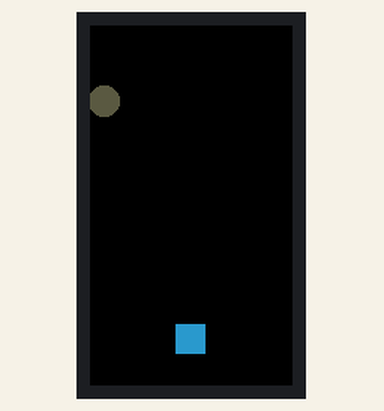
Simulated run of this sketch. Board: ESP32. On the bench: 135×240 colour display. Random numbers use the default seed unless the sketch sets one.

Above: at 0.3 s.
At 5.1 s:
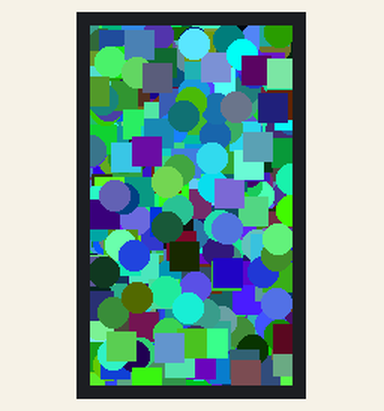
At 9.91 s:
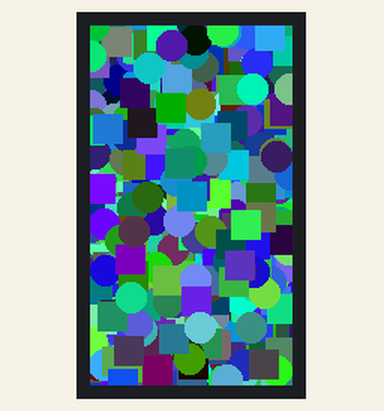
At 19.82 s:
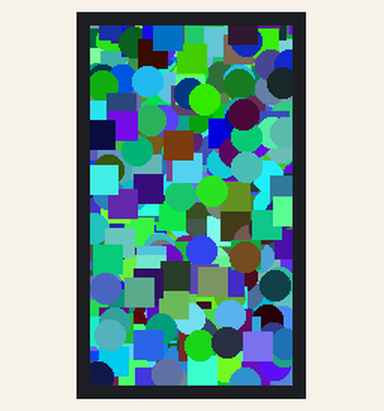
At 29.73 s:
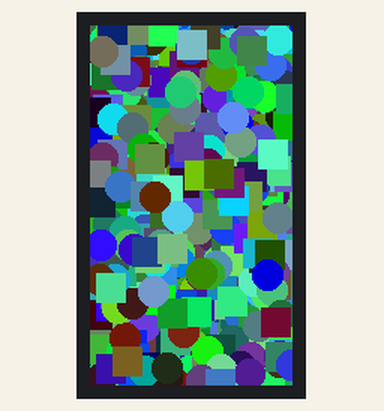
At 39.65 s:
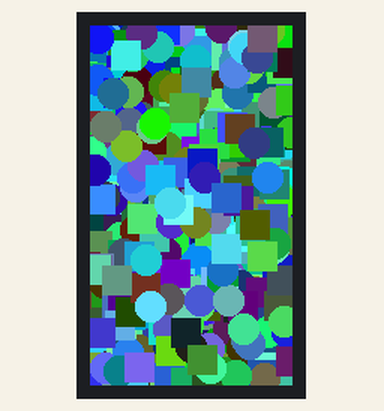

The sketch:

displayTest.ino
```cpp
/**
*я немнрго подправил код но если вы хотите то можете исправить и результат будет тот же
*.
⠄⠄⠄⠸⣿⡛⠷⣦
⢀⣄⠄⠄⠈⠻⣦⡀⢙⣤
⢸⡟⢷⣄⠄⠄⣨⡷⠄⢻⡇
⠘⣷⡀⠙⠷⠾⠋⠄⠄⠺⣧⣀⣴⠶⢶⡄
 ⠈⠻⢶⣤⣤⣤⣄⣀⣀⣼⠟⠁⠄⢠⣿⠶⣦⡀
       ⠈⢩⡿⠋⠙⠛⠷⣦⣴⣟⠁⠄⣸⣧⣤⣄
      ⣰⡟⠁⠄⠄⠄⠄⠄⠉⠛⢷⣾⠋⠄⠄⣿⣤⣄⡀
     ⣼⠏⠄⠄⠄⣠⡶⠶⣶⣤⣤⣾⡃⠄⣠⡾⠋⠄⢙⣷
     ⢿⡄⠄⠄⠄⠉⠁⠄⠈⠻⣿⣌⠻⢿⣿⠄⠄⣠⣾⡇
     ⠈⢿⣆⠄⠄⠄⠄⠄⠄⠄⠈⠻⣷⡀⠻⠷⠾⢿⣼⣧
        ⠙⣷⠄⠄⠄⠄⠄⠄⠄⠄⠈⠻⣧⡀⠄⠄⠙⠛⠛⠛⠷⣦⡀
          ⢿⣄⠄⠄⠄⠄⠄⠄⠄⠄⠈⢻⣦⠄⠄⣠⡶⢷⣄⠈⢿⡄
           ⠹⣧⠄⠄⠄⠄⠄⠄⠄⠄⢸⣿⠄⢼⡋⠄⠄⠙⢷⣼⡇
            ⢹⡇⠄⠄⠄⠄⠄⠄⠄⠄⢻⣆⠈⠻⣦⡀⠄⠄⠙⠃
            ⢸⡇⠄⠄⠄⠄⠄⠄⠄⠄⢸⡟⠻⣶⣬⣿⡆
           ⢠⡾⠿⠿⠿⠿⠿⠿⠿⠿⠿⠿⣧⡀
           ⣿   ЫЫЫ,       ⢸⡇
           ⣿              ⢸⡇
           ⠿  Мы профи    ⠸⠇

*тест дисплея
 */

#include "M5StickCPlus2.h"//добавление библиотеки стика

/*void draw_function(LovyanGFX* gfx) {//тут используется новая функция, но я делал проще в loop(){}
    int x      = rand() % gfx->width();
    int y      = rand() % gfx->height();
    int r      = (gfx->width() >> 4) + 2;
    uint16_t c = rand();
    gfx->fillRect(x - r, y - r, r * 2, r * 2, c);
}
*/
void setup() {
    auto cfg = M5.config();//конфиг
    StickCP2.begin(cfg);//инициализация
    int textsize = StickCP2.Display.height() / 60;//пременная = высота дисплея стика делить на 60
    if (textsize == 0) {
      //если пременная равна 0
        textsize = 1;//назначить переменной значение 1
    }
    StickCP2.Display.setTextSize(textsize);//размер текста = пременая
}

void loop() {
  int x2      = rand() % StickCP2.Display.width();//рандомные координаты квадрата
    int y2     = rand() % StickCP2.Display.height();
    int r2      = (StickCP2.Display.width() >> 4) + 2;//радиус(сторона) квадрата
    uint16_t c2 = rand();//цвет квадрата
    int x      = rand() % StickCP2.Display.width();//рандомные координаты круга
    int y      = rand() % StickCP2.Display.height();
    int r      = (StickCP2.Display.width() >> 4) + 2;//радиус круга
    uint16_t c = rand();//цвт круга
    StickCP2.Display.fillCircle(x, y, r, c);//вывести круг
    StickCP2.Display.fillRect(x2 - r2, y2 - r2, r2 * 2, r2 * 2, c2);//вывести квадрат
    //draw_function(&StickCP2.Display);//если кто-то хочет вернуть ту фунцию не забудте раскоментить эту комманду
}
```
